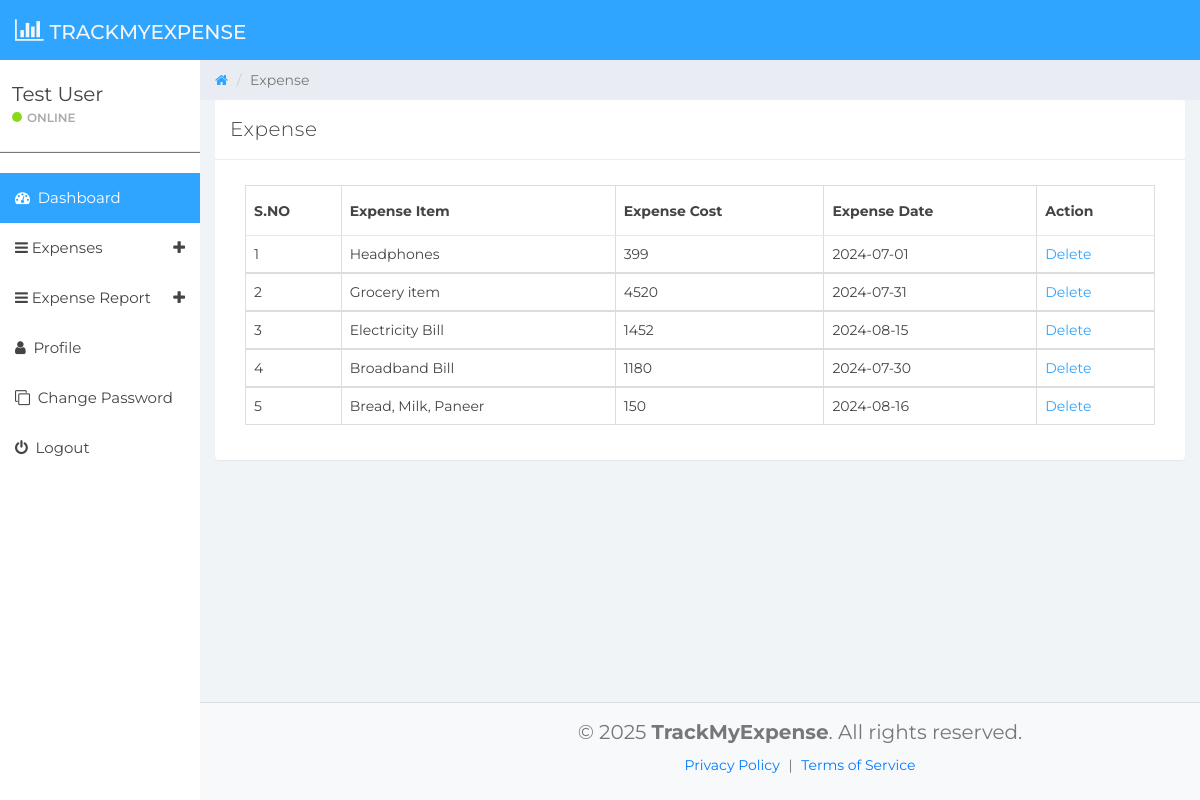
/dets/manage-expense.php (signed in), run on an earlier commit of the app's database.
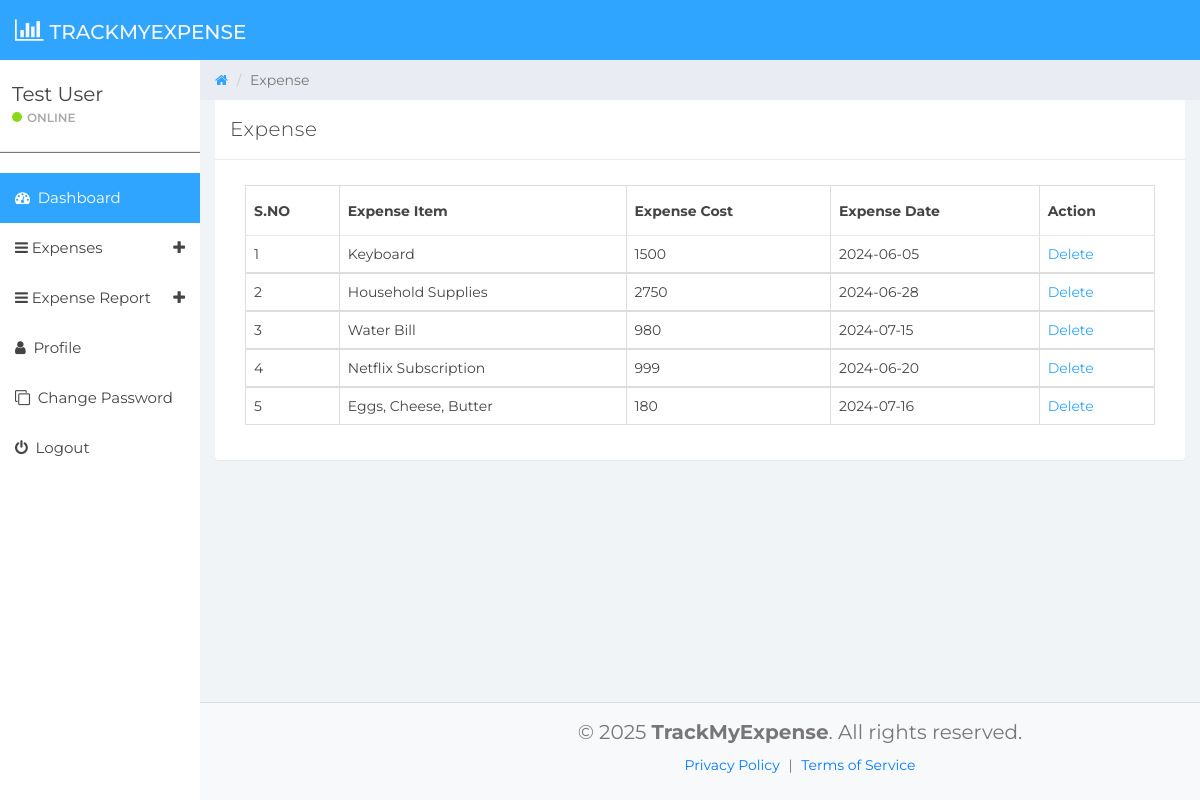
And on a later commit of the database.
### tables this page shows
CREATE TABLE `tbluser` (
  `ID` int(10) NOT NULL,
  `FullName` varchar(150) DEFAULT NULL,
  `Email` varchar(200) DEFAULT NULL,
  `MobileNumber` bigint(10) DEFAULT NULL,
  `Password` varchar(200) DEFAULT NULL,
  `RegDate` timestamp NOT NULL DEFAULT current_timestamp()
);

CREATE TABLE `tblexpense` (
  `ID` int(10) NOT NULL,
  `UserId` int(10) NOT NULL,
  `ExpenseDate` date DEFAULT NULL,
  `ExpenseItem` varchar(200) DEFAULT NULL,
  `ExpenseCost` varchar(200) DEFAULT NULL,
  `NoteDate` timestamp NULL DEFAULT current_timestamp()
);

### dets/manage-expense.php (the view, shortened to what this page needs)
 <?php
if (strlen($_SESSION['detsuid'] == 0)) {
	header('location:logout.php');
} else {
?>
 	<!DOCTYPE html>
 	<html>
 	<head>
 		<link href="css/bootstrap.min.css" rel="stylesheet">
 		<link href="css/font-awesome.min.css" rel="stylesheet">
 		<link href="css/datepicker3.css" rel="stylesheet">
 		<link href="css/styles.css" rel="stylesheet">
 	</head>
 	<body>
 		<?php include_once('includes/header.php'); ?>
 		<?php include_once('includes/sidebar.php'); ?>
 		<div class="col-sm-9 col-sm-offset-3 col-lg-10 col-lg-offset-2 main">
 			<div class="row">
 				<ol class="breadcrumb">
 					<li><a href="#">
 							<em class="fa fa-home"></em>
 						</a></li>
 					<li class="active">Expense</li>
 				</ol>
 			</div>
 			<div class="row">
 				<div class="col-lg-12">
 					<div class="panel panel-default">
 						<div class="panel-heading">Expense</div>
 						<div class="panel-body">
 							<div class="col-md-12">
 								<div class="table-responsive">
 									<table class="table table-bordered mg-b-0">
 										<thead>
 											<tr>
 												<th>S.NO</th>
 												<th>Expense Item</th>
 												<th>Expense Cost</th>
 												<th>Expense Date</th>
 												<th>Action</th>
 											</tr>
 										</thead>
 										<?php
										$userid = $_SESSION['detsuid'];
										$ret = mysqli_query($con, "select * from tblexpense where UserId='$userid'");
										$cnt = 1;
										while ($row = mysqli_fetch_array($ret)) {
										?>
 											<tbody>
 												<tr>
 													<td><?php echo $cnt; ?></td>
 													<td><?php echo $row['ExpenseItem']; ?></td>
 													<td><?php echo $row['ExpenseCost']; ?></td>
 													<td><?php echo $row['ExpenseDate']; ?></td>
 													<td><a href="manage-expense.php?delid=<?php echo $row['ID']; ?>">Delete</a>
 												</tr>
 											<?php
											$cnt = $cnt + 1;
										} ?>
 											</tbody>
 									</table>
 								</div>
 							</div>
 						</div>
 					</div>
 				</div>
 				<?php include_once('includes/footer.php'); ?>
 			</div>
 		</div>
 	</body>
 	</html>
 <?php }  ?>

### dets/includes/header.php (shortened to what this page needs)
<nav class="navbar navbar-custom navbar-fixed-top" role="navigation" style="background: #30a5ff">
    <div class="container-fluid">
        <div class="navbar-header">
            <a class="navbar-brand" href="dashboard.php"><span style="color: #f5f5f5"> <i class="fa fa-bar-chart" style="margin-right: 6px; font-size: 25px;"></i>TrackMyExpense</span></a>
        </div>
    </div>
</nav>

### dets/includes/sidebar.php (shortened to what this page needs)
<?php
include('includes/dbconnection.php');
?>
<div id="sidebar-collapse" class="col-sm-3 col-lg-2 sidebar">
    <div class="profile-sidebar">
        <div class="profile-usertitle">
            <?php
            $uid = $_SESSION['detsuid'];
            $ret = mysqli_query($con, "select FullName from tbluser where ID='$uid'");
            $row = mysqli_fetch_array($ret);
            $name = $row['FullName'];
            ?>
            <div class="profile-usertitle-name"><?php echo $name; ?></div>
            <div class="profile-usertitle-status"><span class="indicator label-success"></span>Online</div>
        </div>
    </div>
    <div class="divider" style="border-bottom: 1px solid #777;"></div>
    <ul class="nav menu">
        <li class="active"><a href="dashboard.php"><em class="fa fa-dashboard">&nbsp;</em> Dashboard</a></li>
        <li class="parent "><a data-toggle="collapse" href="#sub-item-1">
                <em class="fa fa-navicon">&nbsp;</em>Expenses <span data-toggle="collapse" href="#sub-item-1" class="icon pull-right"><em class="fa fa-plus"></em></span>
            </a>
        </li>
        <li class="parent "><a data-toggle="collapse" href="#sub-item-2">
                <em class="fa fa-navicon">&nbsp;</em>Expense Report <span data-toggle="collapse" href="#sub-item-1" class="icon pull-right"><em class="fa fa-plus"></em></span>
            </a>
        </li>
        <li><a href="user-profile.php"><em class="fa fa-user">&nbsp;</em> Profile</a></li>
        <li><a href="change-password.php"><em class="fa fa-clone">&nbsp;</em> Change Password</a></li>
        <li><a href="logout.php"><em class="fa fa-power-off">&nbsp;</em> Logout</a></li>
    </ul>
</div>

### dets/includes/footer.php
<footer style="width: 100%; background-color: #f8f9fa; color: #333; font-size: 14px; padding: 15px 0; border-top: 1px solid #ddd; text-align: center; position: fixed; bottom: 0;">
	<div style="max-width: 1200px; margin: auto;">
		<p style="margin-bottom: 8px; font-size: 20px">© 2025 <strong>TrackMyExpense</strong>. All rights reserved.</p>
		<p>
			<a href="privacy.php" style="color: #007bff; text-decoration: none; margin: 0 5px;">Privacy Policy</a> |
			<a href="privacy.php" style="color: #007bff; text-decoration: none; margin: 0 5px;">Terms of Service</a>
		</p>
	</div>
</footer>

### dets/css/styles.css (style rules this page uses)
body { background: #f1f4f7; padding-top: 60px; font-size: 14px; color: #444444; font-family: "Montserrat", "Helvetica Neue", Helvetica, Arial, sans-serif; }
p { color: #777; }
a, a:hover, a:focus { color: #30a5ff; }
.navbar-custom { height: 60px; }
.navbar-header .navbar-brand { color: #fff; font-size: 20px; text-transform: uppercase; font-weight: 500; height: 60px; padding-top: 18px; }
.navbar-header { color: #30a5ff; }
.divider, .clear { clear: both; }
.label-success { background-color: #8ad919; }
.panel { border: 0; }
.panel-heading { font-size: 20px; font-weight: 300; letter-spacing: 0.025em; height: 60px; line-height: 38px; }
.panel-default .panel-heading { background: #fff; border-bottom: 1px solid #e9ecf2; color: #444444; }
.navbar { border: 0; }
.sidebar { display: block; padding: 0; display: none; box-shadow: none; background: #fff; }
.sidebar ul { margin: 20px 0px; }
@media (min-width: 768px) { .sidebar { display: block; position: fixed; top: 60px; bottom: 0; left: 0; z-index: 1000; display: block; margin: 0; padding: 0; overflow-x: hidden; overflow-y: auto; } }
@media (min-width: 768px) { .navbar-header { width: 100%; } }
.sidebar ul.nav .active a, .sidebar ul.nav li.parent a.active, .sidebar ul.nav .active > a:hover, .sidebar ul.nav li.parent a.active:hover, .sidebar ul.nav .active > a:focus, .sidebar ul.nav li.parent a.active:focus { color: #fff; background-color: #30a5ff; }
.sidebar ul.nav li a { height: 50px; font-size: 15px; line-height: 2em; color: #444444; }
.profile-sidebar { padding: 10px 0; border-bottom: 1px solid #e9ecf2; }
.indicator { width: 10px; height: 10px; display: inline-block; border-radius: 9999px; margin-right: 5px; }
.profile-usertitle { float: left; text-align: left; margin: 10px 0 0 12px; }
.profile-usertitle-name { font-size: 20px; margin-bottom: 0px; }
.profile-usertitle-status { text-transform: uppercase; color: #AAA; font-size: 12px; font-weight: 600; margin-bottom: 15px; }
.breadcrumb { border-radius: 0; padding: 10px 15px 10px 15px; background: #e9ecf2; margin: 0; }
.table { background: #fff; }
.table > thead > tr > th { border-bottom: 1px solid #e6e7e8; vertical-align: middle; height: 50px; }

What changed in the data, as far as the page shows it:
removed tblexpense: ExpenseItem "Headphones", ExpenseCost "399", ExpenseDate "2024-07-01"
removed tblexpense: ExpenseItem "Broadband Bill", ExpenseCost "1180", ExpenseDate "2024-07-30"
added tblexpense: ExpenseItem "Keyboard", ExpenseCost "1500", ExpenseDate "2024-06-05"
changed tblexpense: ExpenseItem "Grocery item" → "Household Supplies"; ExpenseCost "4520" → "2750"; ExpenseDate "2024-07-31" → "2024-06-28"
changed tblexpense: ExpenseItem "Electricity Bill" → "Water Bill"; ExpenseCost "1452" → "980"; ExpenseDate "2024-08-15" → "2024-07-15"
added tblexpense: ExpenseItem "Netflix Subscription", ExpenseCost "999", ExpenseDate "2024-06-20"
changed tblexpense: ExpenseItem "Bread, Milk, Paneer" → "Eggs, Cheese, Butter"; ExpenseCost "150" → "180"; ExpenseDate "2024-08-16" → "2024-07-16"
